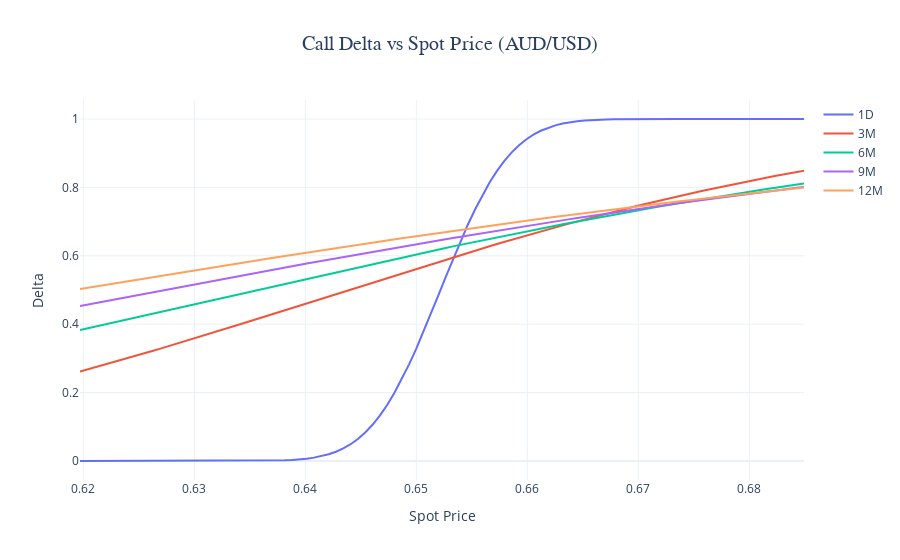

Here is the notebook cell this chart was saved with:
### Markdown cell above
####  1）Delta vs. Spot

### Code cell
# Call Delta vs Spot Price

fig = go.Figure()

for label, tau in d.items():
    deltas = []
    for s in x:
        opt = BS(s, strike, rate, tau, vol)
        deltas.append(opt.call_delta)
    
    fig.add_trace(go.Scatter(
        x=x,
        y=deltas,
        mode='lines',
        name=f"{label}"
    ))

fig.update_layout(
title=dict(
    text='Call Delta vs Spot Price (AUD/USD)',
    x=0.5,
    xanchor='center',
    font=dict(size=20, family='Arial Black')
),
    xaxis_title="Spot Price",
    yaxis_title="Delta",
    template="plotly_white"
)

fig.show()
